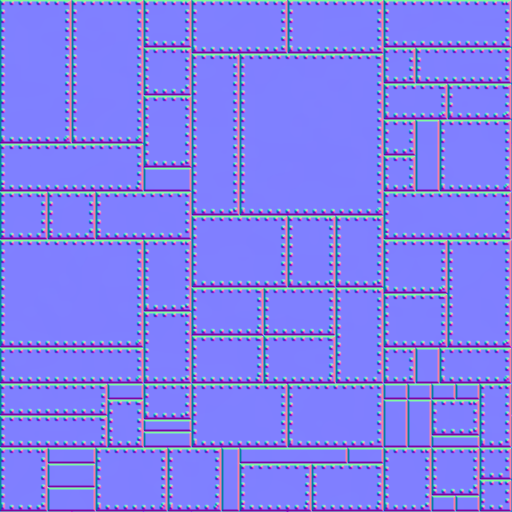
#> input picture assets/ships/hum/Battleship_hull_normal.png, 1024 x 1024 px, given in place of Battleship_hulldark_orm.png.png, which was not available (shown at 1/2 size)
$ python sfcmp.py ../../assets/ships/hum/Battleship_hull_normal.png ../../assets/ships/hum/Battleship_hulldark_orm.png ../../assets/ships/hum/Battleship_hulldark_orm.png
#> lines starting #> are read from the running program, lines starting #| are printed output that depends on the picture; pictures that were not available may be replaced by others from this repository, and a replacement may not be noted
"""sfcmp.py OUT REF[,REF...] OURS[,OURS...] : sci-fi references above our sketches -> docs/blueprints/sketch/cmp_<OUT>.jpg"""
import os, sys
from PIL import Image, ImageDraw
D = os.path.join(os.path.dirname(__file__), "..", "..", "docs", "blueprints")


def row(files, h, W=2000):
#> called with h = 420, W = 2000
    ims = [Image.open(f).convert("RGB") for f in files]
#> ims = 1 item
    ims = [i.resize((int(i.width * h / i.height), h)) for i in ims]
    tot = sum(i.width for i in ims) + 8 * (len(ims) - 1); s = min(1.0, W / tot)
#> after `tot = sum((i.width for i in ims)) + 8 * (len(ims) - 1)`: tot = 420
#> after `s = min(1.0, W / tot)`: s = 1
    ims = [i.resize((int(i.width * s), int(h * s))) for i in ims]
    o = Image.new("RGB", (W, int(h * s)), (20, 20, 24)); x = 0
    for i in ims: o.paste(i, (x, 0)); x += i.width + 8
#> this loop made 1 pass
#> x on pass 1: 428
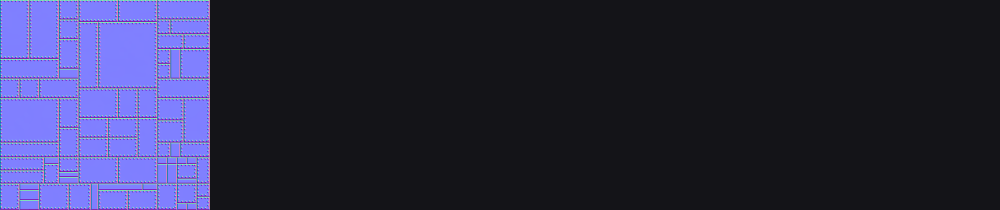
#> o: PIL image 2000x420 RGB (shown at 1/2 size); mean R, G, B 42.7, 42.5, 69.2
#> after the loop, x = 428
    return o


out, refs, ours = sys.argv[1], sys.argv[2].split(","), sys.argv[3].split(",")
a = row([os.path.join(D, "refs", f"sf_{r}.png") for r in refs], 420)
b = row([os.path.join(D, "sketch", f"{o}.png") for o in ours], 560)
#> call 2 of row, with h = 560, W = 2000
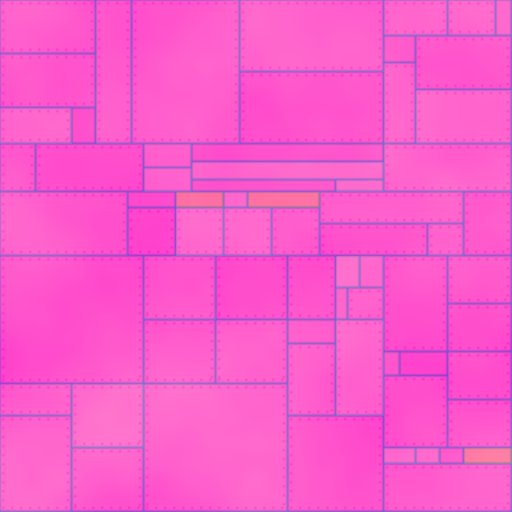
#> input picture assets/ships/hum/Battleship_hulldark_orm.png, 1024 x 1024 px, given in place of Battleship_hulldark_orm.png.png, which was not available (shown at 1/2 size)
#> in row (call 2), `tot = sum((i.width for i in ims)) + 8 * (len(ims) - 1)`: tot = 560
#> the loop in row (call 2), `for i in ims: o.paste(i, (x, 0)); x += i.width + 8` made 1 pass
#> x on pass 1: 568
#> after the loop in row (call 2), `for i in ims: o.paste(i, (x, 0)); x += i.width + 8`:
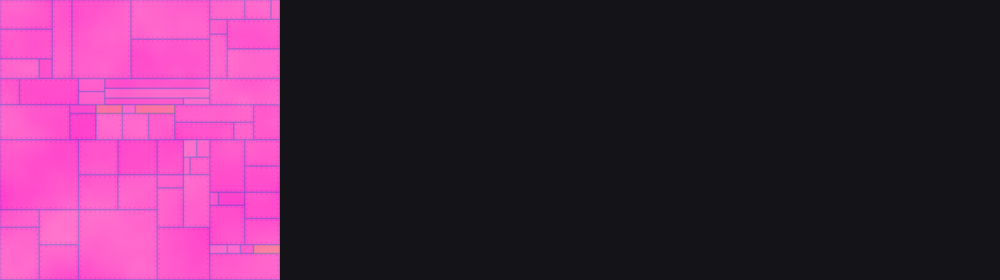
#> o: PIL image 2000x560 RGB (shown at 1/2 size); mean R, G, B 83.8, 39.8, 74.3
#> after the loop in row (call 2), `for i in ims: o.paste(i, (x, 0)); x += i.width + 8`: x = 568
o = Image.new("RGB", (2000, a.height + b.height + 56), (20, 20, 24)); d = ImageDraw.Draw(o)
d.text((8, 4), "REFERENCES", fill=(230, 230, 230)); o.paste(a, (0, 22))
#> after `o.paste(a, (0, 22))`:
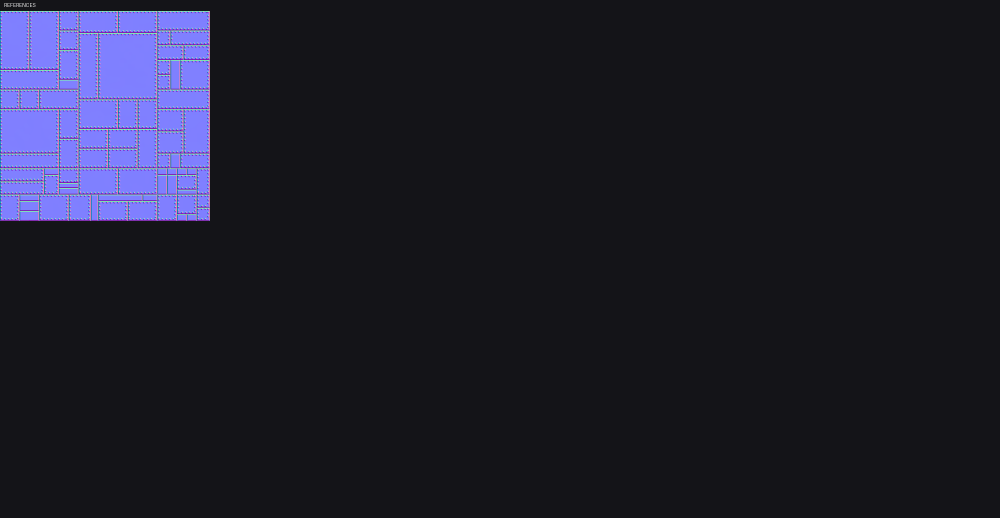
#> o: PIL image 2000x1036 RGB (shown at 1/2 size); mean R, G, B 29.2, 29.1, 42.3
d.text((8, a.height + 28), "OURS (built from the blueprints)", fill=(230, 230, 230)); o.paste(b, (0, a.height + 50))
#> after `o.paste(b, (0, a.height + 50))`:
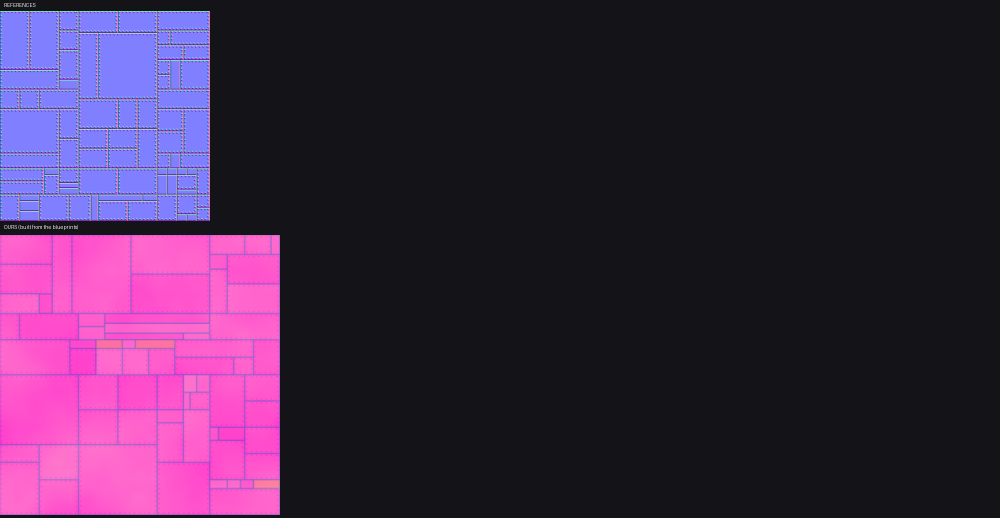
#> o: PIL image 2000x1036 RGB (shown at 1/2 size); mean R, G, B 63.7, 39.9, 69.6
p = os.path.join(D, "sketch", f"cmp_{out}.jpg"); o.save(p, quality=88); print(p)
